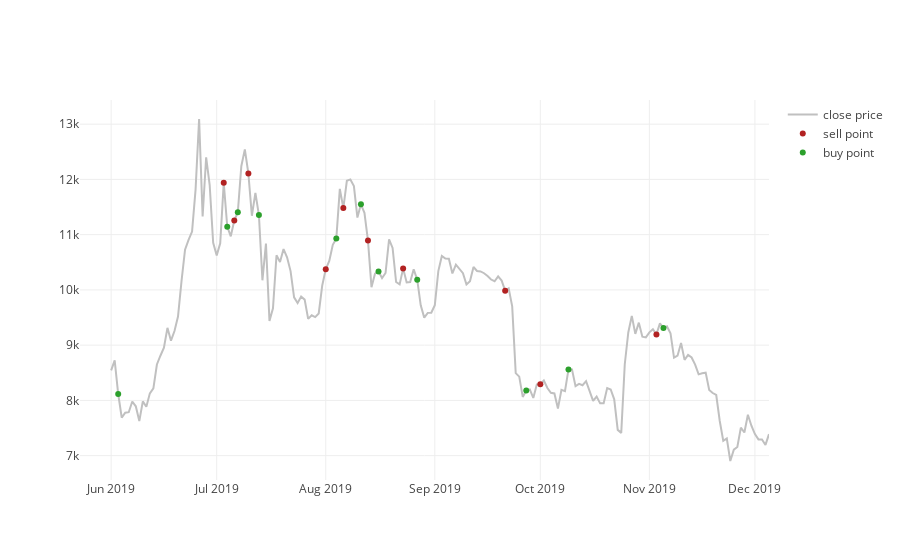

Notebook cell for this chart:
### Code cell
agentTest = Agent(model,close,time,500, 0, 0, 3)
agentTest.buy(HA_close,HA_open,HA_high,HA_low,VIX_close)

### Figure 1 — Plotly figure (JSON) as saved in the notebook; plotly's stock layout.template omitted (floating-point values rounded to 4 significant figures; data arrays with more than 128 entries replaced by an {"elided": "..."} marker saying what was removed)
{"data": [{"line": {"color": "silver", "width": 2}, "mode": "lines", "name": "close price", "type": "scatter", "uid": "10907051-910c-4d59-b691-5d4bd384090a", "x": {"elided": "188 str values"}, "y": {"elided": "188 float values"}}, {"line": {"color": "firebrick", "width": 1}, "mode": "markers", "name": "sell point", "type": "scatter", "uid": "3d6d028e-f6a1-4ecd-9904-b1f4a705ce68", "x": ["2019-07-03", "2019-07-06", "2019-07-10", "2019-08-01", "2019-08-06", "2019-08-13", "2019-08-23", "2019-09-21", "2019-10-01", "2019-11-03"], "y": [11940, 11260.0, 12110.0, 10370.0, 11480.0, 10890.0, 10390.0, 9986.0, 8292.0, 9195.0]}, {"mode": "markers", "name": "buy point", "type": "scatter", "uid": "97a53a1c-c306-406b-80f5-17c49d3e2607", "x": ["2019-06-03", "2019-07-04", "2019-07-07", "2019-07-13", "2019-08-04", "2019-08-11", "2019-08-16", "2019-08-27", "2019-09-27", "2019-10-09", "2019-11-05"], "y": [8116.0, 11150.0, 11410.0, 11360.0, 10930.0, 11550.0, 10330.0, 10190.0, 8178.0, 8561.0, 9309.0]}], "layout": {}}
